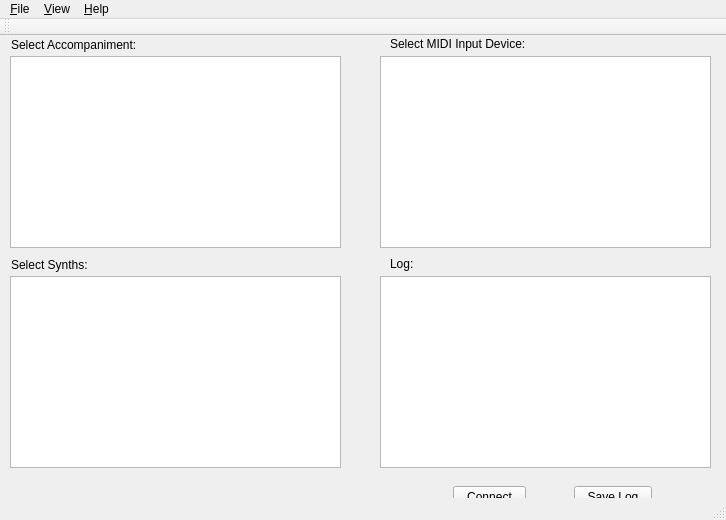
<?xml version="1.0" encoding="UTF-8"?>
<ui version="4.0">
 <class>MainWindow</class>
 <widget class="QMainWindow" name="MainWindow">
  <property name="geometry">
   <rect>
    <x>0</x>
    <y>0</y>
    <width>726</width>
    <height>520</height>
   </rect>
  </property>
  <property name="windowTitle">
   <string>Misty RTAW</string>
  </property>
  <widget class="QWidget" name="centralWidget">
   <widget class="QLabel" name="label">
    <property name="geometry">
     <rect>
      <x>11</x>
      <y>1</y>
      <width>133</width>
      <height>16</height>
     </rect>
    </property>
    <property name="text">
     <string>Select Accompaniment:</string>
    </property>
   </widget>
   <widget class="QLabel" name="label_4">
    <property name="geometry">
     <rect>
      <x>11</x>
      <y>221</y>
      <width>82</width>
      <height>16</height>
     </rect>
    </property>
    <property name="text">
     <string>Select Synths:</string>
    </property>
   </widget>
   <widget class="QListWidget" name="intputList">
    <property name="geometry">
     <rect>
      <x>380</x>
      <y>20</y>
      <width>331</width>
      <height>192</height>
     </rect>
    </property>
    <property name="sizePolicy">
     <sizepolicy hsizetype="Expanding" vsizetype="Expanding">
      <horstretch>0</horstretch>
      <verstretch>0</verstretch>
     </sizepolicy>
    </property>
    <property name="baseSize">
     <size>
      <width>4</width>
      <height>0</height>
     </size>
    </property>
   </widget>
   <widget class="QLabel" name="label_2">
    <property name="geometry">
     <rect>
      <x>390</x>
      <y>0</y>
      <width>139</width>
      <height>16</height>
     </rect>
    </property>
    <property name="text">
     <string>Select MIDI Input Device:</string>
    </property>
   </widget>
   <widget class="QPushButton" name="connection">
    <property name="geometry">
     <rect>
      <x>574</x>
      <y>450</y>
      <width>78</width>
      <height>22</height>
     </rect>
    </property>
    <property name="sizePolicy">
     <sizepolicy hsizetype="Minimum" vsizetype="Fixed">
      <horstretch>1</horstretch>
      <verstretch>0</verstretch>
     </sizepolicy>
    </property>
    <property name="text">
     <string>Save Log</string>
    </property>
   </widget>
   <widget class="QTextEdit" name="msgarea">
    <property name="geometry">
     <rect>
      <x>380</x>
      <y>240</y>
      <width>331</width>
      <height>192</height>
     </rect>
    </property>
    <property name="sizePolicy">
     <sizepolicy hsizetype="Expanding" vsizetype="Expanding">
      <horstretch>0</horstretch>
      <verstretch>0</verstretch>
     </sizepolicy>
    </property>
   </widget>
   <widget class="QLabel" name="label_3">
    <property name="geometry">
     <rect>
      <x>390</x>
      <y>220</y>
      <width>24</width>
      <height>16</height>
     </rect>
    </property>
    <property name="text">
     <string>Log:</string>
    </property>
   </widget>
   <widget class="QPushButton" name="button">
    <property name="geometry">
     <rect>
      <x>453</x>
      <y>450</y>
      <width>73</width>
      <height>22</height>
     </rect>
    </property>
    <property name="text">
     <string>Connect</string>
    </property>
   </widget>
   <widget class="QListWidget" name="accompanimentList">
    <property name="geometry">
     <rect>
      <x>10</x>
      <y>20</y>
      <width>331</width>
      <height>192</height>
     </rect>
    </property>
    <property name="sizePolicy">
     <sizepolicy hsizetype="Expanding" vsizetype="Expanding">
      <horstretch>0</horstretch>
      <verstretch>0</verstretch>
     </sizepolicy>
    </property>
    <property name="baseSize">
     <size>
      <width>4</width>
      <height>0</height>
     </size>
    </property>
   </widget>
   <widget class="QTableView" name="synthList">
    <property name="geometry">
     <rect>
      <x>10</x>
      <y>240</y>
      <width>331</width>
      <height>192</height>
     </rect>
    </property>
    <property name="horizontalScrollBarPolicy">
     <enum>Qt::ScrollBarAlwaysOff</enum>
    </property>
    <attribute name="horizontalHeaderStretchLastSection">
     <bool>true</bool>
    </attribute>
   </widget>
  </widget>
  <widget class="QMenuBar" name="menuBar">
   <property name="geometry">
    <rect>
     <x>0</x>
     <y>0</y>
     <width>726</width>
     <height>19</height>
    </rect>
   </property>
   <widget class="QMenu" name="menu_File">
    <property name="title">
     <string>&amp;File</string>
    </property>
    <addaction name="actionE_xit"/>
   </widget>
   <widget class="QMenu" name="menu_About">
    <property name="title">
     <string>&amp;Help</string>
    </property>
    <addaction name="action_Contents"/>
    <addaction name="separator"/>
    <addaction name="action_About"/>
   </widget>
   <widget class="QMenu" name="menu_View">
    <property name="title">
     <string>&amp;View</string>
    </property>
    <addaction name="action_Chord_Analyzer"/>
    <addaction name="action_Midi_Data"/>
    <addaction name="actionController_Settings"/>
   </widget>
   <addaction name="menu_File"/>
   <addaction name="menu_View"/>
   <addaction name="menu_About"/>
  </widget>
  <widget class="QToolBar" name="mainToolBar">
   <attribute name="toolBarArea">
    <enum>TopToolBarArea</enum>
   </attribute>
   <attribute name="toolBarBreak">
    <bool>false</bool>
   </attribute>
  </widget>
  <widget class="QStatusBar" name="statusBar"/>
  <action name="actionE_xit">
   <property name="text">
    <string>E&amp;xit</string>
   </property>
  </action>
  <action name="action_Contents">
   <property name="text">
    <string>&amp;Contents</string>
   </property>
  </action>
  <action name="action_About">
   <property name="text">
    <string>&amp;About</string>
   </property>
  </action>
  <action name="action_Chord_Analyzer">
   <property name="text">
    <string>&amp;Chord Analyzer</string>
   </property>
  </action>
  <action name="action_Midi_Data">
   <property name="text">
    <string>&amp;Midi Data</string>
   </property>
  </action>
  <action name="actionController_Settings">
   <property name="text">
    <string>Controller &amp;Settings</string>
   </property>
  </action>
 </widget>
 <layoutdefault spacing="6" margin="11"/>
 <resources/>
 <connections>
  <connection>
   <sender>actionE_xit</sender>
   <signal>triggered()</signal>
   <receiver>MainWindow</receiver>
   <slot>close()</slot>
   <hints>
    <hint type="sourcelabel">
     <x>-1</x>
     <y>-1</y>
    </hint>
    <hint type="destinationlabel">
     <x>199</x>
     <y>149</y>
    </hint>
   </hints>
  </connection>
  <connection>
   <sender>button</sender>
   <signal>clicked()</signal>
   <receiver>MainWindow</receiver>
   <slot>onButtonClick()</slot>
   <hints>
    <hint type="sourcelabel">
     <x>525</x>
     <y>498</y>
    </hint>
    <hint type="destinationlabel">
     <x>199</x>
     <y>149</y>
    </hint>
   </hints>
  </connection>
  <connection>
   <sender>action_Chord_Analyzer</sender>
   <signal>triggered()</signal>
   <receiver>MainWindow</receiver>
   <slot>onViewChordAnalyzer()</slot>
   <hints>
    <hint type="sourcelabel">
     <x>-1</x>
     <y>-1</y>
    </hint>
    <hint type="destinationlabel">
     <x>362</x>
     <y>259</y>
    </hint>
   </hints>
  </connection>
 </connections>
 <slots>
  <slot>exit()</slot>
  <slot>onButtonClick()</slot>
  <slot>onViewChordAnalyzer()</slot>
 </slots>
</ui>
